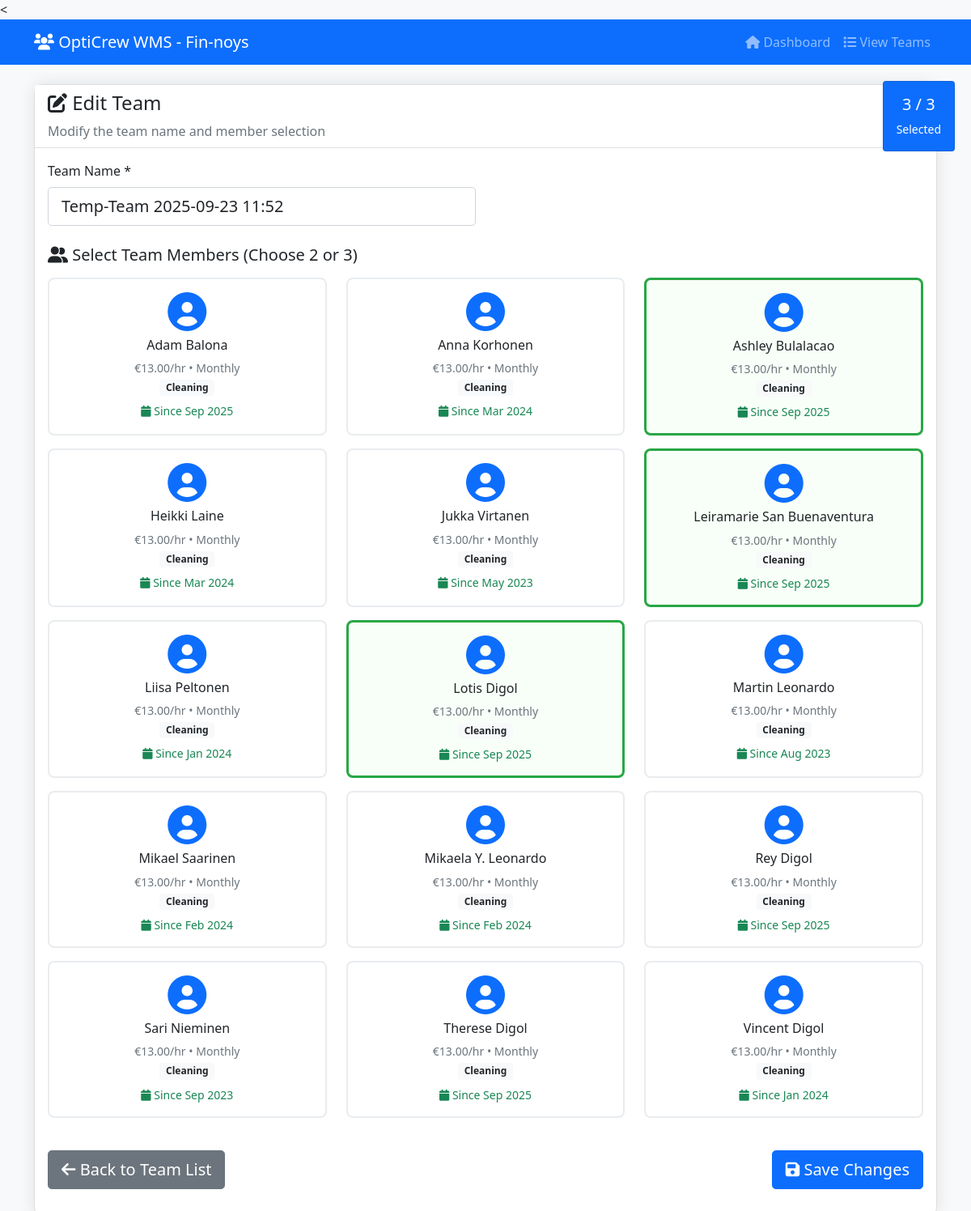
Screenshot of /edit_team.php?id=11 with the database file from the repository.
### tables this page shows
CREATE TABLE `teams` (
  `id` int(11) NOT NULL,
  `team_name` varchar(255) NOT NULL,
  `created_at` timestamp NOT NULL DEFAULT current_timestamp()
);

CREATE TABLE `employees` (
  `id` int(11) NOT NULL,
  `name` varchar(255) NOT NULL,
  `skills` longtext DEFAULT NULL CHECK (json_valid(`skills`)),
  `hourly_rate` decimal(10,2) DEFAULT NULL,
  `pay_period` varchar(50) DEFAULT NULL,
  `max_hours_per_3weeks` int(11) DEFAULT NULL,
  `trial_period_months` int(11) DEFAULT NULL,
  `collective_agreement` varchar(255) DEFAULT NULL,
  `insurance` text DEFAULT NULL,
  `start_date` date DEFAULT NULL,
  `end_date` date DEFAULT NULL,
  `principal_duties` text DEFAULT NULL,
  `created_at` timestamp NOT NULL DEFAULT current_timestamp()
);

### edit_team.php (the view, shortened to what this page needs)
<<?php
$db = getDB();
$team_id = isset($_GET['id']) ? (int)$_GET['id'] : 0;
$stmt = $db->prepare("SELECT * FROM teams WHERE id = ?");
$stmt->execute([$team_id]);
$team_to_edit = $stmt->fetch(PDO::FETCH_ASSOC);
$stmt = $db->prepare("SELECT employee_id FROM team_members WHERE team_id = ?");
$stmt->execute([$team_id]);
$current_member_ids = $stmt->fetchAll(PDO::FETCH_COLUMN);
$employees = $db->query("SELECT * FROM employees WHERE end_date IS NULL OR end_date > CURRENT_DATE ORDER BY name")->fetchAll(PDO::FETCH_ASSOC);
?>
<!DOCTYPE html>
<html lang="en">
<head>
    <link href="https://cdn.jsdelivr.net/npm/bootstrap@5.1.3/dist/css/bootstrap.min.css" rel="stylesheet">
    <link href="https://cdnjs.cloudflare.com/ajax/libs/font-awesome/6.0.0/css/all.min.css" rel="stylesheet">
</head>
<body>
    <div class="counter">
        <div class="card bg-primary text-white">
            <div class="card-body text-center">
                <h5><span id="selectedCount">0</span> / 3</h5>
                <small>Selected</small>
            </div>
        </div>
    </div>
    <nav class="navbar navbar-expand-lg navbar-dark bg-primary">
        <div class="container">
            <a class="navbar-brand" href="index.php"><i class="fas fa-users"></i> OptiCrew WMS - Fin-noys</a>
            <div class="navbar-nav ms-auto">
                <a class="nav-link" href="index.php"><i class="fas fa-home"></i> Dashboard</a>
                <a class="nav-link" href="list_teams.php"><i class="fas fa-list"></i> View Teams</a>
            </div>
        </div>
    </nav>
    <div class="container mt-4">
        <div class="row">
            <div class="col-12">
                <div class="card form-card">
                    <div class="card-header bg-white">
                        <h4><i class="fas fa-edit"></i> Edit Team</h4>
                        <p class="text-muted mb-0">Modify the team name and member selection</p>
                    </div>
                    <div class="card-body">
                        <form method="POST" id="teamForm">
                            <div class="row mb-4">
                                <div class="col-md-6">
                                    <label for="team_name" class="form-label">Team Name *</label>
                                    <input type="text" class="form-control form-control-lg" id="team_name" name="team_name" value="<?php echo htmlspecialchars($team_to_edit['team_name']); ?>" required>
                                </div>
                            </div>
                            <h5 class="mb-3"><i class="fas fa-user-friends"></i> Select Team Members (Choose 2 or 3)</h5>
                            <div class="row">
                                <?php foreach ($employees as $employee):
                                    $skills = json_decode($employee['skills'], true) ?: [];
                                    $isSelected = in_array($employee['id'], $current_member_ids);
                                ?>
                                    <div class="col-md-4 mb-3">
                                        <div class="employee-card p-3 h-100 <?php echo $isSelected ? 'selected' : ''; ?>" onclick="toggleEmployee(<?php echo $employee['id']; ?>)">
                                            <div class="text-center">
                                                <i class="fas fa-user-circle fa-3x text-primary mb-2"></i>
                                                <h6><?php echo htmlspecialchars($employee['name']); ?></h6>
                                                <p class="text-muted mb-1">
                                                    <small>€<?php echo $employee['hourly_rate']; ?>/hr • <?php echo ucfirst($employee['pay_period']); ?></small>
                                                </p>
                                                <div class="mb-2">
                                                    <?php foreach (array_slice($skills, 0, 3) as $skill): ?>
                                                        <span class="badge bg-light text-dark"><?php echo ucfirst(str_replace('_', ' ', $skill)); ?></span>
                                                    <?php endforeach; ?>
                                                </div>
                                                <small class="text-success">
                                                    <i class="fas fa-calendar"></i> Since <?php echo date('M Y', strtotime($employee['start_date'])); ?>
                                                </small>
                                            </div>
                                        </div>
                                    </div>
                                <?php endforeach; ?>
                            </div>
                            <div class="d-flex justify-content-between mt-4">
                                <a href="list_teams.php" class="btn btn-secondary btn-lg"><i class="fas fa-arrow-left"></i> Back to Team List</a>
                                <button type="submit" class="btn btn-primary btn-lg" id="createTeamBtn"><i class="fas fa-save"></i> Save Changes</button>
                            </div>
                        </form>
                    </div>
                </div>
            </div>
        </div>
    </div>
</body>
</html>

### edit_team.php (style rules this page uses)
body { background-color: #f8f9fa; }
.form-card { background: white; border-radius: 10px; box-shadow: 0 0 20px rgba(0,0,0,0.1); }
.employee-card { border: 2px solid #e9ecef; border-radius: 8px; cursor: pointer; transition: all 0.3s ease; }
.employee-card.selected { border-color: #28a745; background-color: #f8fff8; border-width: 3px; }
.counter { position: fixed; top: 100px; right: 20px; z-index: 1000; }

### rows the page displays
teams: team_name "Temp-Team 2025-09-23 11:52"
employees: name "Adam Balona", hourly_rate "13.00", pay_period "Monthly", skills "Cleaning", start_date "Sep 2025"
employees: name "Anna Korhonen", hourly_rate "13.00", pay_period "Monthly", skills "Cleaning", start_date "Mar 2024"
employees: name "Ashley Bulalacao", hourly_rate "13.00", pay_period "Monthly", skills "Cleaning", start_date "Sep 2025"
employees: name "Heikki Laine", hourly_rate "13.00", pay_period "Monthly", skills "Cleaning", start_date "Mar 2024"
employees: name "Jukka Virtanen", hourly_rate "13.00", pay_period "Monthly", skills "Cleaning", start_date "May 2023"
employees: name "Leiramarie San Buenaventura", hourly_rate "13.00", pay_period "Monthly", skills "Cleaning", start_date "Sep 2025"
employees: name "Liisa Peltonen", hourly_rate "13.00", pay_period "Monthly", skills "Cleaning", start_date "Jan 2024"
employees: name "Lotis Digol", hourly_rate "13.00", pay_period "Monthly", skills "Cleaning", start_date "Sep 2025"
employees: name "Martin Leonardo", hourly_rate "13.00", pay_period "Monthly", skills "Cleaning", start_date "Aug 2023"
employees: name "Mikael Saarinen", hourly_rate "13.00", pay_period "Monthly", skills "Cleaning", start_date "Feb 2024"
employees: name "Mikaela Y. Leonardo", hourly_rate "13.00", pay_period "Monthly", skills "Cleaning", start_date "Feb 2024"
employees: name "Rey Digol", hourly_rate "13.00", pay_period "Monthly", skills "Cleaning", start_date "Sep 2025"
employees: name "Sari Nieminen", hourly_rate "13.00", pay_period "Monthly", skills "Cleaning", start_date "Sep 2023"
employees: name "Therese Digol", hourly_rate "13.00", pay_period "Monthly", skills "Cleaning", start_date "Sep 2025"
employees: name "Vincent Digol", hourly_rate "13.00", pay_period "Monthly", skills "Cleaning", start_date "Jan 2024"
